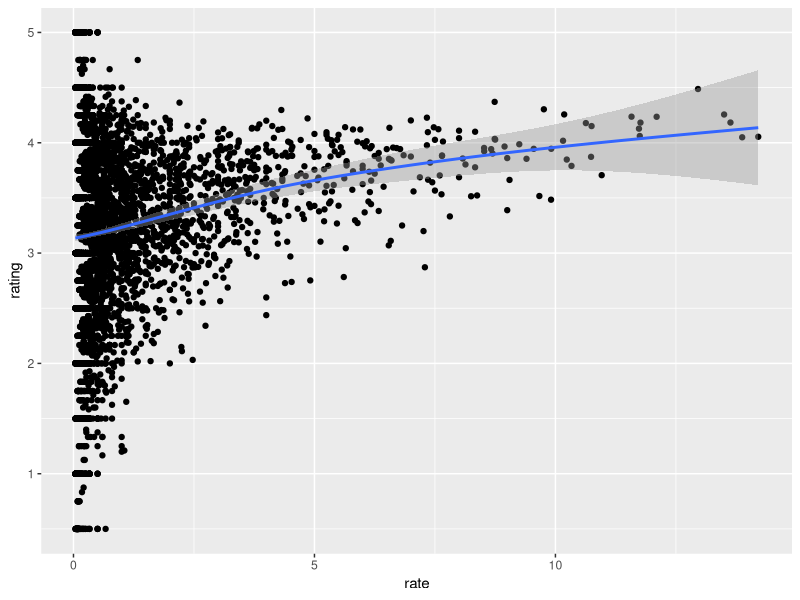
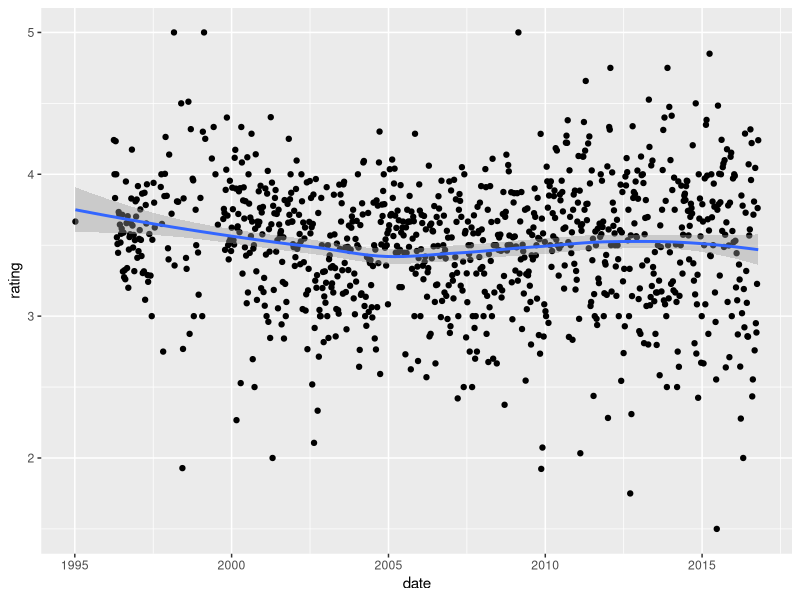
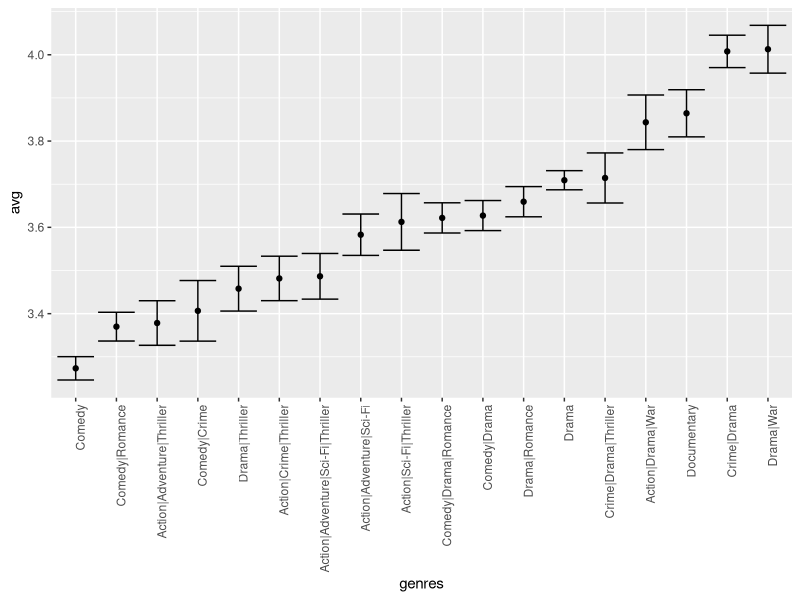

Source code (R) for these figures, in order:
library(tidyverse)
library(lubridate)
library(dslabs)
data("movielens")

# ---- Q1: Año con mayor nº de ratings (media) ----
result <- movielens %>% group_by(movieId) %>%
  summarize(n = n(), year = as.character(first(year))) %>%
  qplot(year, n, data = ., geom = "boxplot") +
  coord_trans(y = "sqrt") +
  theme(axis.text.x = element_text(angle = 90, hjust = 1))

head(result) # Máximo

# ---- Q2: rate y avg nº ratings de películas ----
movielens %>% 
  filter(year >= 1993) %>%
  group_by(movieId) %>%
  summarize(n = n(), # número total de calificaciones
            years = 2018 - first(year), # años desde el estreno hasta 2018
            title = title[1],
            rating = mean(rating)) %>% # calificacion promedio
  mutate(rate = n/years) %>%
  top_n(25, rate) %>%
  arrange(desc(rate)) %>% 
  filter(str_detect(title, "Shawshank Redemption|Forrest Gump"))

# ---- Q4: avg rating VS ratins x year ----
movielens %>% 
  filter(year >= 1993) %>%
  group_by(movieId) %>%
  summarize(n = n(), # número total de calificaciones
            years = 2018 - first(year), # año de estrueno
            title = title[1],
            rating = mean(rating)) %>% # calificación promedio
  mutate(rate = n/years) %>% # cálculo de calificaciones x año
  ggplot(aes(rate, rating)) +
  geom_point() +
  geom_smooth()

# ---- Q6: avg rating x semana VS date ----
movielens %>% mutate(date = as_datetime(timestamp)) %>% 
  mutate(date = round_date(date, unit = "week")) %>% # redondea al inicio de la semana
  group_by(date) %>% # agrupar x la nueva fecha semanal
  summarize(rating = mean(rating)) %>% # cálculo del promedio calificación x semana
  ggplot(aes(date, rating)) +
  geom_point() + # puntos de promedio de cada semana
  geom_smooth() # curva de tendencia (suavizado)

# ---- Q8: Género con menor avg rating ----
movielens %>% group_by(genres) %>%
  summarize(n = n(), avg = mean(rating), se = sd(rating)/sqrt(n())) %>%
  filter(n >= 1000) %>% 
  mutate(genres = reorder(genres, avg)) %>%
  ggplot(aes(x = genres, y = avg, ymin = avg - 2*se, ymax = avg + 2*se)) + 
  geom_point() +
  geom_errorbar() + 
  theme(axis.text.x = element_text(angle = 90, hjust = 1))
